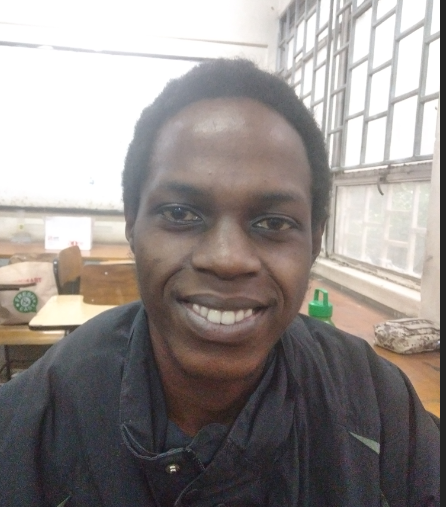
#> input picture original/Martin_Wainaina/1.jpg, 446 x 507 px; its folder holds only this picture in this run
$ python crop_image.py
#> lines starting #> are read from the running program, lines starting #| are printed output that depends on the picture
import re
import numpy as np
import cv2
import json
import time
import os

if __name__ == "__main__":
    #path: location where cropped faces will be stored(Can be empty)
    path = "cropped/Martin_Wainaina"
    #list of files in original folder (current location of photos)
    files = os.listdir("original/Martin_Wainaina")
    print(files)

    #Loop through each folder
    count = 1
    #load frontal face haar cascade classifier
    face_cascade = cv2.CascadeClassifier(cv2.data.haarcascades + "haarcascade_frontalface_alt.xml")
    for i in range(len(files)):
        #read image
        img = cv2.imread("original/Martin_Wainaina/"+files[i])
#> img is the input picture: shape (507, 446, 3); mean B, G, R 139, 141.6, 147.8
        #convert image from BGR to Gray
        gray = cv2.cvtColor(img, cv2.COLOR_BGR2GRAY)
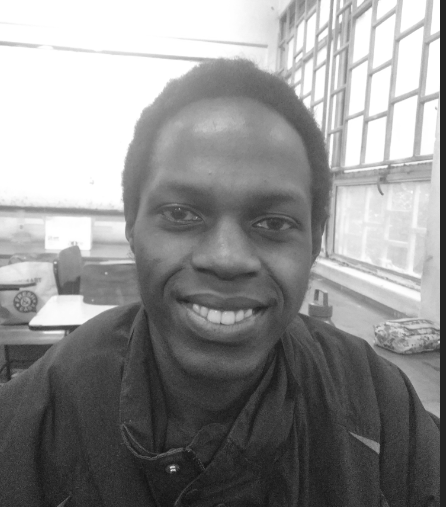
#> gray: shape (507, 446); min 16, max 255, mean 143.1
        #pass it through classifier
        faces = face_cascade.detectMultiScale(gray, 1.3, 4)
#> faces = [[111, 126, 238, 238]]
        #output if faces consist of all faces in an image
        #loop through each face in an image
        for (x,y,w, h) in faces:
            #x, y -> startin point
            #w, h -> width and height of faces
            #roi = region of interest of cropped image
            roi_color = img[y:y+h, x:x+w]
            #write image in jpg fornat
            #count is used to name image files
            cv2.imwrite(path+"/"+str(count)+".jpg", roi_color)
            count = count + 1
#> this loop made 1 pass
#> (x, y, w, h, count) on pass 1: (111, 126, 238, 238, 2)
#> pass 1, `roi_color = img[y:y+h, x:x+w]`:
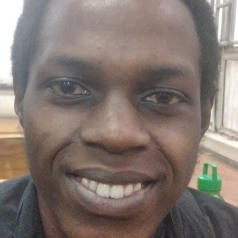
#> roi_color: shape (238, 238, 3); mean B, G, R 111.6, 117.7, 130
#> after the loop, count = 2

$ run again, on original/Martin_Wainaina/4.jpg
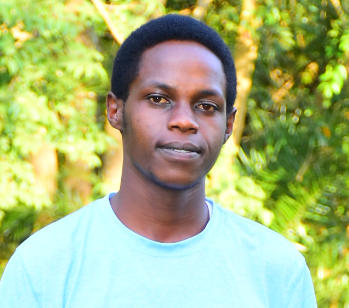
#> input picture original/Martin_Wainaina/4.jpg, 349 x 308 px
#> img is the input picture: shape (308, 349, 3); mean B, G, R 128.2, 183.3, 168.2
#> `gray = cv2.cvtColor(img, cv2.COLOR_BGR2GRAY)`:
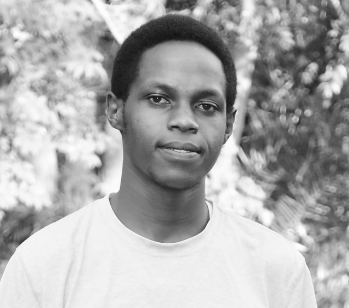
#> gray: shape (308, 349); min 15, max 254, mean 172.5
#> faces = [[119, 50, 127, 127]]
#> the loop `for (x,y,w, h) in faces:` made 1 pass
#> (x, y, w, h, count) on pass 1: (119, 50, 127, 127, 2)
#> pass 1, `roi_color = img[y:y+h, x:x+w]`:
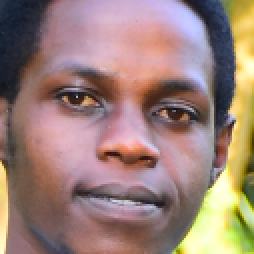
#> roi_color: shape (127, 127, 3) (shown 2 times larger); mean B, G, R 120.6, 128.7, 155.7
#> after the loop `for (x,y,w, h) in faces:`: count = 2

$ run again, on original/Martin_Wainaina/5.jpg
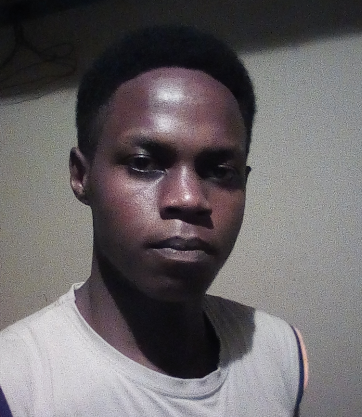
#> input picture original/Martin_Wainaina/5.jpg, 362 x 417 px
#> img is the input picture: shape (417, 362, 3); mean B, G, R 102.9, 100.8, 105
#> `gray = cv2.cvtColor(img, cv2.COLOR_BGR2GRAY)`:
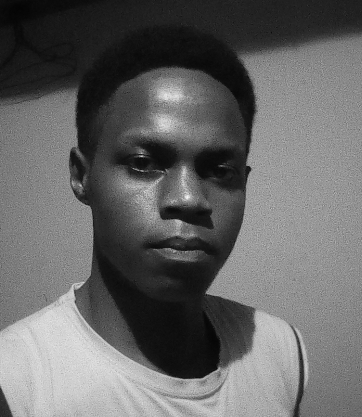
#> gray: shape (417, 362); min 4, max 246, mean 102.3
#> faces = [[84, 89, 192, 192]]
#> the loop `for (x,y,w, h) in faces:` made 1 pass
#> (x, y, w, h, count) on pass 1: (84, 89, 192, 192, 2)
#> pass 1, `roi_color = img[y:y+h, x:x+w]`:
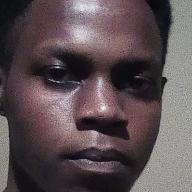
#> roi_color: shape (192, 192, 3); mean B, G, R 82.8, 79.2, 91.6
#> after the loop `for (x,y,w, h) in faces:`: count = 2

$ run again, on original/Martin_Wainaina/6.jpg
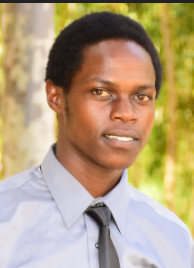
#> input picture original/Martin_Wainaina/6.jpg, 194 x 268 px
#> img is the input picture: shape (268, 194, 3); mean B, G, R 127.9, 160.3, 181.3
#> `gray = cv2.cvtColor(img, cv2.COLOR_BGR2GRAY)`:
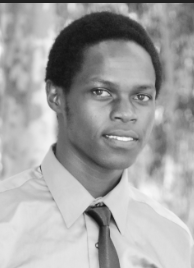
#> gray: shape (268, 194); min 19, max 250, mean 162.9
#> faces = [[72, 55, 102, 102]]
#> the loop `for (x,y,w, h) in faces:` made 1 pass
#> (x, y, w, h, count) on pass 1: (72, 55, 102, 102, 2)
#> pass 1, `roi_color = img[y:y+h, x:x+w]`:
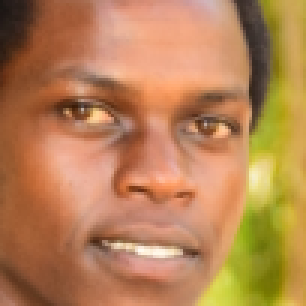
#> roi_color: shape (102, 102, 3) (shown 3 times larger); mean B, G, R 84.6, 130.6, 183.4
#> after the loop `for (x,y,w, h) in faces:`: count = 2

$ run again, on original/Martin_Wainaina/10.jpg
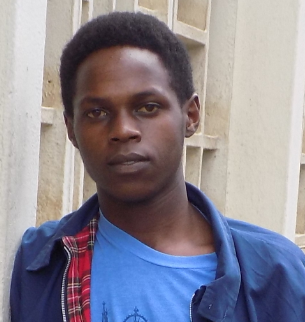
#> input picture original/Martin_Wainaina/10.jpg, 305 x 322 px
#> img is the input picture: shape (322, 305, 3); mean B, G, R 146.5, 134.8, 138.8
#> `gray = cv2.cvtColor(img, cv2.COLOR_BGR2GRAY)`:
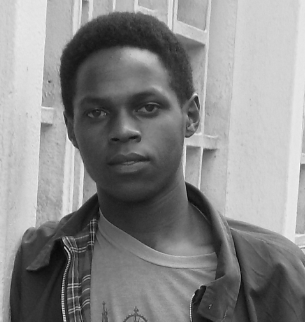
#> gray: shape (322, 305); min 9, max 250, mean 137.3
#> faces = [[61, 57, 130, 130]]
#> the loop `for (x,y,w, h) in faces:` made 1 pass
#> (x, y, w, h, count) on pass 1: (61, 57, 130, 130, 2)
#> pass 1, `roi_color = img[y:y+h, x:x+w]`:
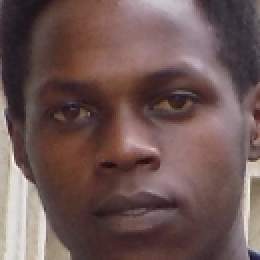
#> roi_color: shape (130, 130, 3) (shown 2 times larger); mean B, G, R 84, 86.1, 110
#> after the loop `for (x,y,w, h) in faces:`: count = 2
